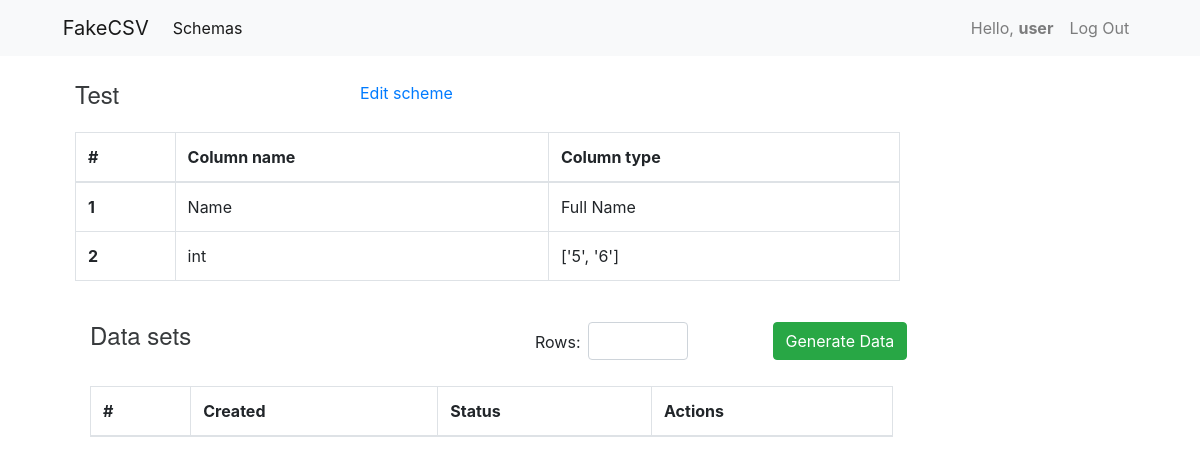
Page /user/generator/8 (signed in) on the earlier database version.
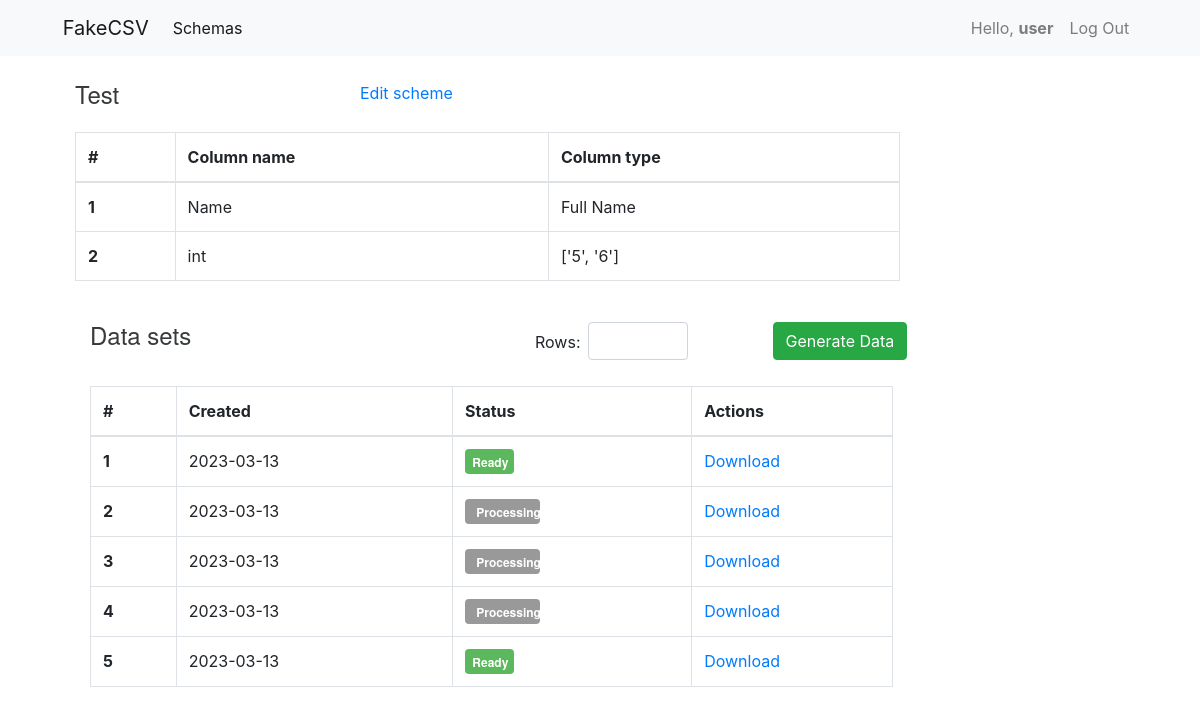
Same page on the later database version.
### dashboard/models.py (models this page shows, shortened)
class Schemas(models.Model):
    user_id = models.BigIntegerField(verbose_name='User ID')
    user_name = models.CharField(max_length=255, verbose_name='User Name')
    title = models.CharField(max_length=255, verbose_name='Schema Title')
    separators = models.CharField(max_length=30, verbose_name='Column Separator', blank=True)
    character = models.CharField(max_length=30, verbose_name='String Character', blank=True)
    fields = models.JSONField(default=dict)
    data_create = models.DateField(auto_now_add=True, verbose_name='Data create')
    data_update = models.DateField(auto_now=True, verbose_name='Data update')

### generator/models.py (models this page shows)
class FilesCSV(models.Model):
    date = models.DateField(auto_now_add=True)
    filename = models.CharField(max_length=255, verbose_name='File Name')
    user_id = models.BigIntegerField(verbose_name='User ID')
    schema_id = models.BigIntegerField(verbose_name='Schema ID')
    rows = models.IntegerField(verbose_name='Rows')
    status = models.BooleanField(verbose_name='Status', default=False)
    file = models.FileField(upload_to='data-csv/', blank=True)

### generator/views.py (the view, shortened to what this page needs)
# urls.py: path('<user_name>/generator/<id>', DataGenerator.as_view(), name='generator'),
class DataGenerator(TemplateView):
    template_name = "data-generate.html"
    def get_context_data(self, **kwargs):
        user = self.request.user
        schema_id = kwargs['id']
        schema = Schemas.objects.get(user_id=user.id, id=schema_id)
        dict_keys = list(schema.fields.keys())
        dict_values = list(schema.fields.values())
        dict_arr = {}
        for i, value in enumerate(dict_values):
            if dict_values[i] == 'name':
                dict_values[i] = "Full Name"
            if dict_values[i] == 'job':
                dict_values[i] = 'Job'
            if dict_values[i] == 'domain-name':
                dict_values[i] = 'Domain Name'
            if dict_values[i] == 'company':
                dict_values[i] = 'Company'
            if dict_values[i] == 'address':
                dict_values[i] = 'Address'
            if type(dict_values[i]) == list and dict_values[i][0] == 'integer':
                dict_values[i] = "Integer"
            if type(dict_values[i]) == list and dict_values[i][0] == 'text':
                dict_values[i] = "Text"
            if dict_values[i] == 'email':
                dict_values[i] = 'Email'
            if dict_values[i] == 'phone':
                dict_values[i] = 'Phone'
            if dict_values[i] == 'date':
                dict_values[i] = 'Date'
        for i in range(len(dict_keys)):
            dict_arr.update({dict_keys[i]: dict_values[i]})
        dict_files = FilesCSV.objects.filter(user_id=user.id, schema_id=schema_id)
        context = {
            'user_name': user,
            'schema_id': schema_id,
            'schema': schema,
            'dict': dict_arr,
            'files': dict_files
        }
        return context

### templates/data-generate.html (shortened to what this page needs)
{% extends 'base.html' %}
{% load static %}
{% block head %}
<link rel="stylesheet" href="{% static 'css/dashboard.css' %}">
{% endblock %}
{% block content %}
<div class="container" style="margin-top: 25px; margin-left:5%;">
    <div class="row">
        <div class="col-md-3">
            <div class="title">{{ schema.title }}</div>
        </div>
        <div class="col-md-2">
            <a href="{% url 'edit' user_name schema_id %}" style="color:light-blue;">Edit scheme</a>
        </div>
    </div>
</div>
<div class="container" style="margin-top: 25px; margin-left:5%;">
    <div class="row">
        <div class="col-md-9">
            <table class="table table-bordered">
                <thead>
                <tr>
                    <th scope="col">#</th>
                    <th scope="col">Column name</th>
                    <th scope="col">Column type</th>
                </tr>
                </thead>
                <tbody>
                {% for key, val in dict.items %}
                <tr>
                    <th scope="row">{{ forloop.counter }}</th>
                    <td>{{ key }}</td>
                    <td>{{ val }}</td>
                </tr>
                {% endfor %}
                </tbody>
            </table>
        </div>
    </div>
    <form method="post" id="my-form" style="margin-top: 25px;">
        <div class="container">
            <div class="row">
                <div class="col-md-6">
                    <div class="title">Data sets</div>
                </div>
                <div class="col-md-1" style="margin-top:8px; margin-left: -110px;">
                    <label>Rows:</label>
                </div>
                <div class="col-md-2" style="margin-left: -40px;">
                    <input type="number" name="rows" id="rows" class="form-control" style="width:100px;">
                </div>
                <div class="col-md-2">
                    <button type="submit" id="data-gen" class="btn btn-success">Generate Data</button>
                </div>
            </div>
        </div>
        <br>
        <div class="container">
            <div class="row">
                <div class="col-md-9">
                    <table class="table table-bordered">
                        <thead>
                        <tr>
                            <th scope="col">#</th>
                            <th scope="col">Created</th>
                            <th scope="col">Status</th>
                            <th scope="col">Actions</th>
                        </tr>
                        </thead>
                        <tbody id="table">
                        {% for el in files %}
                        <tr>
                            <th scope="row">{{ forloop.counter }}</th>
                            <td>{{ el.date|date:'Y-m-d' }}</td>
                            {% if el.status == False %}
                            <td>
                                <div style="width: 75px; height: 25px; background: #999999; border-radius: 4px;">
                                    <span style="width: 65px; height: 12px; padding: 15%; font-family: 'Helvetica Neue'; font-style: normal; font-weight: 700; font-size: 12px; line-height: 12px; color: #FFFFFF;">
                                        Processing
                                    </span>
                                </div>
                            </td>
                            {% else %}
                            <td>
                                <div style="width: 49px; height: 25px; background: #5CB85C; border-radius: 4px;">
                                    <span style="width: 36px; height: 12px; padding: 15%; font-family: 'Helvetica Neue'; font-style: normal; font-weight: 700; font-size: 12px; line-height: 12px; color: #FFFFFF;">
                                        Ready
                                    </span>
                                </div>
                            </td>
                            {% endif %}
                            <td style="width:25%;"><a href="{% url 'download' user_name el.id %}" style="color:light-blue;">Download</a></td>
                        </tr>
                        {% endfor %}
                        </tbody>
                    </table>
                </div>
            </div>
        </div>
    </form>
</div>
{% endblock %}

### templates/base.html (shortened to what this page needs)
<!DOCTYPE html>
<html>
<head>
    <link rel="stylesheet" href="https://cdn.jsdelivr.net/npm/bootstrap@4.3.1/dist/css/bootstrap.min.css"
>
    {% block head %}{% endblock %}
</head>
<body>
<nav class="navbar navbar-expand-lg navbar-light bg-light">
    <a class="navbar-brand" style="margin-left:4%;" href="{% url 'home' user_name %}">FakeCSV</a>
    <div class="collapse navbar-collapse" id="navbarSupportedContent">
        <ul class="navbar-nav mr-auto">
            <li class="nav-item active">
                <a class="nav-link" href="{% url 'home' user_name %}">Schemas <span class="sr-only">(current)</span></a>
            </li>
        </ul>
    </div>
    <div style="margin-right: 4%;">
        <ul class="navbar-nav mr-auto">
            <li class="nav-item">
                <span class="nav-link">Hello, <strong>{{ user_name }}</strong></span>
            </li>
            <li>
                <a class="nav-link" href="{% url 'logout' %}">Log Out</a>
            </li>
        </ul>
    </div>
</nav>
{% block content %}{% endblock %}
</body>
</html>

### static/css/dashboard.css (style rules this page uses)
.title { font-family: 'Helvetica Neue'; font-style: normal; font-weight: 500; font-size: 24px; line-height: 26px; display: flex; align-items: flex-end; color: #373A3C; }

Differences in the rows shown:
added FilesCSV: date "2023-03-13", status "Ready"
added FilesCSV: date "2023-03-13", status "Processing"
added FilesCSV: date "2023-03-13", status "Processing"
added FilesCSV: date "2023-03-13", status "Processing"
added FilesCSV: date "2023-03-13", status "Ready"
